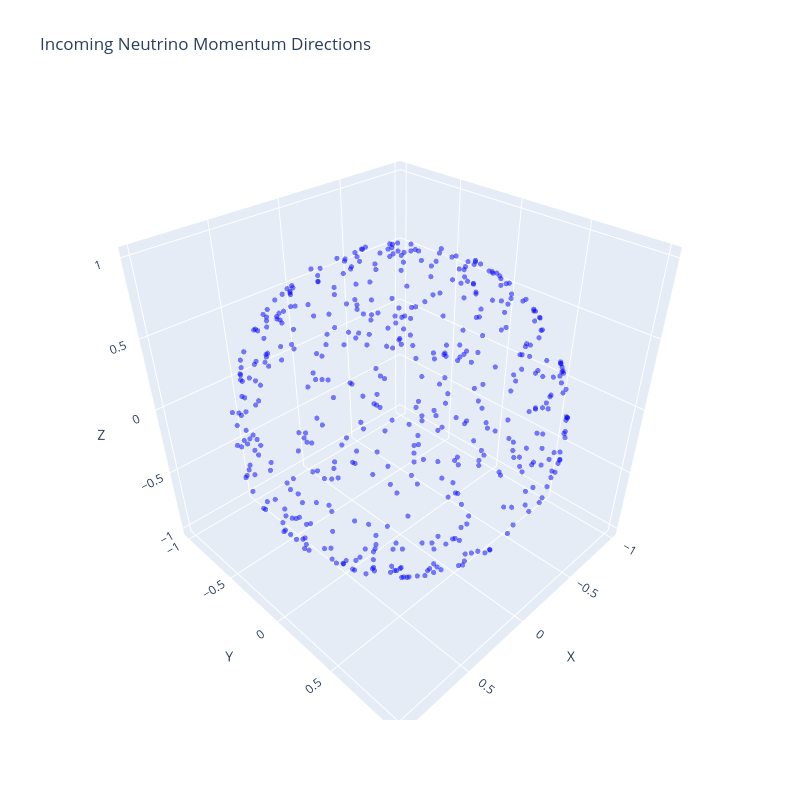

The cell this chart's notebook holds for it:
### Markdown cell above
## Angular Distribution

### Code cell
# Grab the incoming neutrino momentum vector now - this should equal the outgoing mom
unit_px, unit_py, unit_pz = [], [], []
for event in df.groupby('Event'):
    initial_state = event[1].query('State == 3')# Look for incoming neutrino (nu_mu, nu_e, nu_tau)
    if initial_state.empty:
        continue
    px, py, pz, E = initial_state[['px', 'py', 'pz', 'E']].sum()

    # check that outgoing momentum is the same
    final_state = event[1].query('State == 1')
    px_out, py_out, pz_out, E_out = final_state[['px', 'py', 'pz', 'E']].sum()
    # Ignore energy as final state includes the argon mass that

    if not np.isclose(px, px_out) or not np.isclose(py, py_out) or not np.isclose(pz, pz_out) or not np.isclose(E, E_out):
        print(f"Momentum mismatch in event {event[0]}: Incoming ({px:.4f}, {py:.4f}, {pz:.4f}), Outgoing ({px_out:.4f}, {py_out:.4f}, {pz_out:.4f})")
        continue

    nu_mom = np.sqrt(px**2 + py**2 + pz**2)
    unit_px.append(px / nu_mom)
    unit_py.append(py / nu_mom)
    unit_pz.append(pz / nu_mom)

fig = go.Figure(data=[go.Scatter3d(x=unit_px, y=unit_pz, z=unit_py, mode='markers', opacity=0.5, marker=dict(size=3, color='blue'))])
fig.update_layout(scene=dict(
                    xaxis_title='px/E',
                    yaxis_title='pz/E',
                    zaxis_title='py/E'),
                    title='Incoming Neutrino Momentum Directions',
                    width=800, height=800)
fig.update_scenes(aspectmode = "manual",
    aspectratio = dict( x = 1, y = 1, z = 1), xaxis_title="X", yaxis_title="Y", zaxis_title="Z")

### Figure 1 — Plotly figure (JSON) as saved in the notebook; plotly's stock layout.template omitted (floating-point values rounded to 4 significant figures; data arrays with more than 128 entries replaced by an {"elided": "..."} marker saying what was removed)
{"data": [{"marker": {"color": "blue", "size": 3}, "mode": "markers", "opacity": 0.5, "type": "scatter3d", "x": {"elided": "500 float values"}, "y": {"elided": "500 float values"}, "z": {"elided": "500 float values"}}], "layout": {"height": 800, "scene": {"aspectmode": "manual", "aspectratio": {"x": 1, "y": 1, "z": 1}, "xaxis": {"title": {"text": "X"}}, "yaxis": {"title": {"text": "Y"}}, "zaxis": {"title": {"text": "Z"}}}, "title": {"text": "Incoming Neutrino Momentum Directions"}, "width": 800}}
